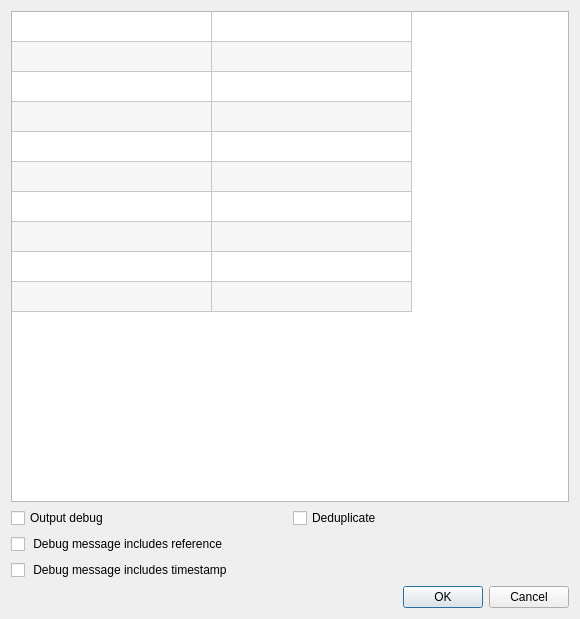
<?xml version="1.0" encoding="UTF-8"?>
<ui version="4.0">
 <class>loggingForm</class>
 <widget class="QDialog" name="loggingForm">
  <property name="windowModality">
   <enum>Qt::WindowModal</enum>
  </property>
  <property name="geometry">
   <rect>
    <x>0</x>
    <y>0</y>
    <width>580</width>
    <height>619</height>
   </rect>
  </property>
  <property name="windowTitle">
   <string>Logging Selector</string>
  </property>
  <layout class="QVBoxLayout" name="verticalLayout">
   <item>
    <widget class="QTableWidget" name="maskTableWidget">
     <property name="alternatingRowColors">
      <bool>true</bool>
     </property>
     <property name="rowCount">
      <number>10</number>
     </property>
     <property name="columnCount">
      <number>2</number>
     </property>
     <attribute name="horizontalHeaderVisible">
      <bool>false</bool>
     </attribute>
     <attribute name="horizontalHeaderMinimumSectionSize">
      <number>200</number>
     </attribute>
     <attribute name="horizontalHeaderDefaultSectionSize">
      <number>200</number>
     </attribute>
     <attribute name="horizontalHeaderHighlightSections">
      <bool>false</bool>
     </attribute>
     <attribute name="verticalHeaderVisible">
      <bool>false</bool>
     </attribute>
     <row/>
     <row/>
     <row/>
     <row/>
     <row/>
     <row/>
     <row/>
     <row/>
     <row/>
     <row/>
     <column/>
     <column/>
    </widget>
   </item>
   <item>
    <layout class="QHBoxLayout" name="horizontalLayout">
     <item>
      <widget class="QCheckBox" name="debugCheckBox">
       <property name="text">
        <string>Output debug</string>
       </property>
      </widget>
     </item>
     <item>
      <widget class="QCheckBox" name="deduplicateCheckBox">
       <property name="text">
        <string>Deduplicate</string>
       </property>
      </widget>
     </item>
    </layout>
   </item>
   <item>
    <widget class="QCheckBox" name="debugRefCheckBox">
     <property name="text">
      <string> Debug message includes reference</string>
     </property>
    </widget>
   </item>
   <item>
    <widget class="QCheckBox" name="timestampCheckBox">
     <property name="text">
      <string> Debug message includes timestamp</string>
     </property>
    </widget>
   </item>
   <item>
    <widget class="QDialogButtonBox" name="buttonBox">
     <property name="orientation">
      <enum>Qt::Horizontal</enum>
     </property>
     <property name="standardButtons">
      <set>QDialogButtonBox::Cancel|QDialogButtonBox::Ok</set>
     </property>
    </widget>
   </item>
  </layout>
 </widget>
 <resources/>
 <connections>
  <connection>
   <sender>buttonBox</sender>
   <signal>accepted()</signal>
   <receiver>loggingForm</receiver>
   <slot>accept()</slot>
   <hints>
    <hint type="sourcelabel">
     <x>248</x>
     <y>254</y>
    </hint>
    <hint type="destinationlabel">
     <x>157</x>
     <y>274</y>
    </hint>
   </hints>
  </connection>
  <connection>
   <sender>buttonBox</sender>
   <signal>rejected()</signal>
   <receiver>loggingForm</receiver>
   <slot>reject()</slot>
   <hints>
    <hint type="sourcelabel">
     <x>316</x>
     <y>260</y>
    </hint>
    <hint type="destinationlabel">
     <x>286</x>
     <y>274</y>
    </hint>
   </hints>
  </connection>
 </connections>
</ui>
